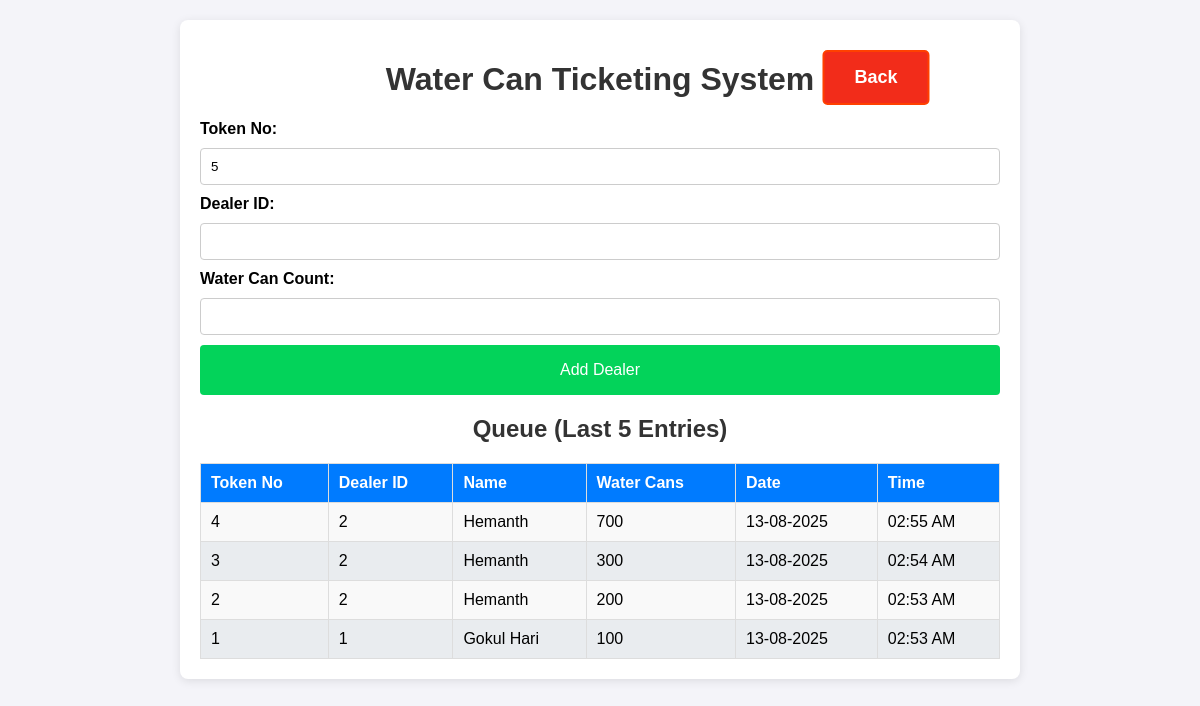
Screenshot of /data_entry with the database file from the repository.
### app.py (models this page shows, shortened)
class Dealer_details(db.Model):
    id = db.Column(db.Integer, primary_key=True)
    dealer_id = db.Column(db.String(100), nullable=False, unique=True)
    name = db.Column(db.String(100), nullable=False)
    mobile = db.Column(db.String(15), nullable=False)
    address = db.Column(db.String(400), nullable=True)
    aadhaar_file = db.Column(db.String(400))  # Path to Aadhaar copy
    photo_file = db.Column(db.String(400))

class Dealer(db.Model):
    id = db.Column(db.Integer, primary_key=True)
    dealer_id = db.Column(db.String(100), nullable=False)
    water_can_count = db.Column(db.Integer, nullable=False)
    timestamp = db.Column(db.DateTime, default=datetime.now)
    token_id = db.Column(db.Integer, nullable=False)  # Daily resetting token ID
    @property
    def formatted_date(self):
        return self.timestamp.strftime("%d-%m-%Y")  # Format the date
    @property
    def formatted_time(self):
        return self.timestamp.strftime("%I:%M %p")  # Format the time in 12-hour format

### app.py (the view)
@app.route('/data_entry')
def data_entry(error_message=None):
    today = datetime.today().date()
    dealer_queue = db.session.query(Dealer, Dealer_details.name).outerjoin(Dealer_details, Dealer.dealer_id == Dealer_details.dealer_id).filter(func.date(Dealer.timestamp) == today).order_by(Dealer.timestamp.desc()).limit(5).all()
    token_no = get_next_token_id()
    return render_template('data_entry.html', queue=dealer_queue, token_no = token_no, error_message=error_message)

### app.py (called while the page is built)
def get_next_token_id():
    today = datetime.today().date()
    tokens_today = Dealer.query.with_entities(Dealer.token_id)\
        .filter(func.date(Dealer.timestamp) == today)\
        .order_by(Dealer.token_id.asc())\
        .all()
    token_ids = [token[0] for token in tokens_today]
    max_token_id = max(token_ids) if len(token_ids)>0 else 0
    for i in range(1, max_token_id + 2):
        if i not in token_ids:
            return i
    return 1

### templates/data_entry.html (shortened to what this page needs)
<!DOCTYPE html>
<html lang="en">
<head>
    <link rel="stylesheet" href="/static/styles.css">
</head>
<body>
    <div class="container">
        <h1>Water Can Ticketing System</h1>
        <form action="/add_dealer" method="POST" class="form">
            <label for="token_no">Token No:</label>
            <input type="text" id="token_no" name="token_no" value="{{token_no}}" required >
            <label for="dealer_id">Dealer ID:</label>
            <input type="text" id="dealer_id" name="dealer_id" required autofocus>
            <label for="water_can_count">Water Can Count:</label>
            <input type="number" id="water_can_count" name="water_can_count" required>
            <button type="submit" class="btn">Add Dealer</button>
        </form>
        <h2>Queue (Last 5 Entries)</h2>
        <table>
            <thead>
                <tr>
                    <th>Token No</th>
                    <th>Dealer ID</th>
                    <th>Name</th>
                    <th>Water Cans</th>
                    <th>Date</th>
                    <th>Time</th>
                </tr>
            </thead>
            <tbody>
                {% for dealer, dealer_name in queue %}
                <tr>
                    <td>{{ dealer.token_id }}</td>
                    <td>{{ dealer.dealer_id }}</td>
                    <td>{{ dealer_name }}</td>
                    <td>{{ dealer.water_can_count }}</td>
                    <td>{{ dealer.formatted_date }}</td>
                    <td>{{ dealer.formatted_time }}</td>
                </tr>
                {% endfor %}
            </tbody>
        </table>
    </div>
    <a href="/" class="back">Back</a>
</body>
</html>

### static/styles.css (style rules this page uses)
body { font-family: Arial, sans-serif; background-color: #f4f4f9; margin: 0; padding: 0; }
.container { max-width: 800px; margin: 20px auto; background: #fff; padding: 20px; border-radius: 8px; box-shadow: 0 2px 10px rgba(0, 0, 0, 0.1); }
h1, h2 { color: #333; text-align: center; }
.form { display: flex; flex-direction: column; gap: 10px; margin-bottom: 20px; }
.form label { font-weight: bold; }
.form input { padding: 10px; border: 1px solid #ccc; border-radius: 4px; }
.btn { background-color: #03d35a; color: #fff; border: none; padding: 10px; border-radius: 4px; cursor: pointer; font-size: medium; height: 50px; }
table { width: 100%; border-collapse: collapse; margin-top: 10px; }
h2 { text-align: center; margin-bottom: 20px; }
table th, table td { padding: 10px; border: 1px solid #ddd; text-align: left; }
table th { background-color: #007bff; color: white; }
table tbody tr:nth-child(odd) { background-color: #f9f9f9; }
table tbody tr:nth-child(even) { background-color: #e9ecef; }
a { display: inline-block; padding: 15px 30px; font-size: 18px; font-weight: bold; text-align: center; text-decoration: none; background-color: #007bff; color: white; border-radius: 5px; border: 2px solid #007bff; transition: all 0.3s ease; position: absolute; left: 50%; transform: translateX(-50%); transition: transform 0.2s, background-color 0.2s; }
.back { background-color: #f22c1a; border: 2px solid #ff4000; top: 50px; left: 73%; }

### rows the page displays
Dealer_details: token_id "4", dealer_id "2", name "Hemanth", water_can_count "700", formatted_date "13-08-2025", formatted_time "02:55 AM", token_id "3", water_can_count "300", formatted_time "02:54 AM", token_id "2", water_can_count "200", formatted_time "02:53 AM"
Dealer_details: token_id "1", dealer_id "1", name "Gokul Hari", water_can_count "100", formatted_date "13-08-2025", formatted_time "02:53 AM"
